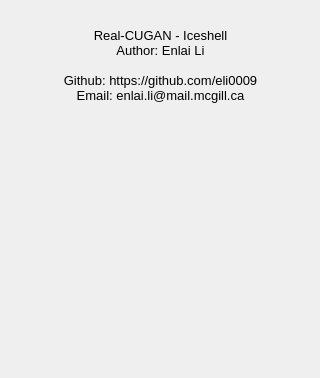
<?xml version="1.0" encoding="UTF-8"?>
<ui version="4.0">
 <class>Dialog</class>
 <widget class="QDialog" name="Dialog">
  <property name="geometry">
   <rect>
    <x>0</x>
    <y>0</y>
    <width>320</width>
    <height>378</height>
   </rect>
  </property>
  <property name="minimumSize">
   <size>
    <width>320</width>
    <height>378</height>
   </size>
  </property>
  <property name="maximumSize">
   <size>
    <width>320</width>
    <height>378</height>
   </size>
  </property>
  <property name="windowTitle">
   <string>About Iceshell</string>
  </property>
  <widget class="QLabel" name="label">
   <property name="geometry">
    <rect>
     <x>30</x>
     <y>10</y>
     <width>261</width>
     <height>111</height>
    </rect>
   </property>
   <property name="font">
    <font>
     <pointsize>10</pointsize>
    </font>
   </property>
   <property name="text">
    <string>Real-CUGAN - Iceshell
Author: Enlai Li

Github: https://github.com/eli0009
Email: enlai.li@mail.mcgill.ca</string>
   </property>
   <property name="textFormat">
    <enum>Qt::AutoText</enum>
   </property>
   <property name="alignment">
    <set>Qt::AlignCenter</set>
   </property>
   <property name="wordWrap">
    <bool>true</bool>
   </property>
  </widget>
  <widget class="QLabel" name="label_2">
   <property name="geometry">
    <rect>
     <x>30</x>
     <y>120</y>
     <width>261</width>
     <height>261</height>
    </rect>
   </property>
   <property name="text">
    <string notr="true"/>
   </property>
   <property name="textFormat">
    <enum>Qt::AutoText</enum>
   </property>
   <property name="pixmap">
    <pixmap>res/about_bg.png</pixmap>
   </property>
   <property name="scaledContents">
    <bool>true</bool>
   </property>
  </widget>
 </widget>
 <resources>
  <include location="popup_bg.qrc"/>
 </resources>
 <connections/>
</ui>
